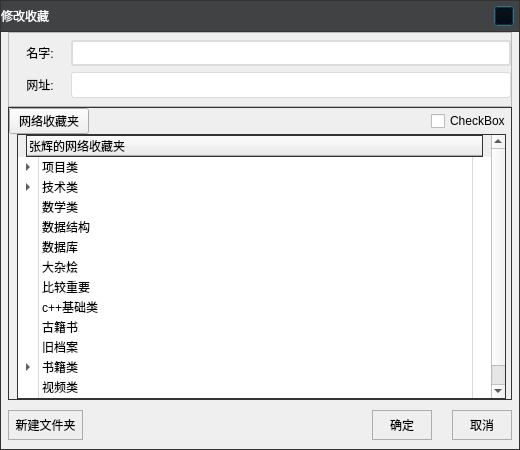
<?xml version="1.0" encoding="UTF-8"?>
<ui version="4.0">
 <class>WebMessageBox</class>
 <widget class="QDialog" name="WebMessageBox">
  <property name="geometry">
   <rect>
    <x>0</x>
    <y>0</y>
    <width>520</width>
    <height>450</height>
   </rect>
  </property>
  <property name="minimumSize">
   <size>
    <width>400</width>
    <height>450</height>
   </size>
  </property>
  <property name="windowTitle">
   <string>Dialog</string>
  </property>
  <property name="styleSheet">
   <string notr="true">QDialog
{
border:1px solid #333333;
}</string>
  </property>
  <layout class="QVBoxLayout" name="verticalLayout_7">
   <property name="spacing">
    <number>0</number>
   </property>
   <property name="leftMargin">
    <number>0</number>
   </property>
   <property name="topMargin">
    <number>0</number>
   </property>
   <property name="rightMargin">
    <number>0</number>
   </property>
   <property name="bottomMargin">
    <number>0</number>
   </property>
   <item>
    <layout class="QVBoxLayout" name="verticalLayout_6">
     <property name="spacing">
      <number>0</number>
     </property>
     <item>
      <widget class="QFrame" name="frame_title">
       <property name="minimumSize">
        <size>
         <width>0</width>
         <height>32</height>
        </size>
       </property>
       <property name="maximumSize">
        <size>
         <width>16777215</width>
         <height>32</height>
        </size>
       </property>
       <property name="styleSheet">
        <string notr="true">QFrame
{
background-color: #404244;
}</string>
       </property>
       <property name="frameShape">
        <enum>QFrame::StyledPanel</enum>
       </property>
       <property name="frameShadow">
        <enum>QFrame::Raised</enum>
       </property>
       <layout class="QVBoxLayout" name="verticalLayout">
        <property name="spacing">
         <number>0</number>
        </property>
        <property name="leftMargin">
         <number>0</number>
        </property>
        <property name="topMargin">
         <number>0</number>
        </property>
        <property name="rightMargin">
         <number>0</number>
        </property>
        <property name="bottomMargin">
         <number>0</number>
        </property>
        <item>
         <layout class="QHBoxLayout" name="horizontalLayout">
          <item>
           <widget class="QLabel" name="label_title">
            <property name="minimumSize">
             <size>
              <width>100</width>
              <height>30</height>
             </size>
            </property>
            <property name="maximumSize">
             <size>
              <width>100</width>
              <height>30</height>
             </size>
            </property>
            <property name="styleSheet">
             <string notr="true">QLabel
{
color:white;
}</string>
            </property>
            <property name="text">
             <string>修改收藏</string>
            </property>
            <property name="alignment">
             <set>Qt::AlignLeading|Qt::AlignLeft|Qt::AlignVCenter</set>
            </property>
           </widget>
          </item>
          <item>
           <spacer name="horizontalSpacer">
            <property name="orientation">
             <enum>Qt::Horizontal</enum>
            </property>
            <property name="sizeHint" stdset="0">
             <size>
              <width>40</width>
              <height>20</height>
             </size>
            </property>
           </spacer>
          </item>
          <item>
           <widget class="QPushButton" name="pushButton_close">
            <property name="minimumSize">
             <size>
              <width>30</width>
              <height>30</height>
             </size>
            </property>
            <property name="maximumSize">
             <size>
              <width>30</width>
              <height>30</height>
             </size>
            </property>
            <property name="styleSheet">
             <string notr="true">QPushButton
{
margin:5px;
background-color: transparent;
border-image: url(:/images/icon/close3.png);
}

QPushButton:hover{
/*background-color: qconicalgradient(cx:0.5, cy:0.522909, angle:179.9, 
	stop:0.494318 rgba(181, 225, 250, 255), stop:0.5 rgba(222, 242, 251, 255));*/
border-image: url(:/images/icon/closehover.png);
border: 1px solid #3C80B1;

}</string>
            </property>
            <property name="text">
             <string/>
            </property>
           </widget>
          </item>
         </layout>
        </item>
       </layout>
      </widget>
     </item>
     <item>
      <widget class="QFrame" name="frame_input">
       <property name="minimumSize">
        <size>
         <width>0</width>
         <height>75</height>
        </size>
       </property>
       <property name="maximumSize">
        <size>
         <width>16777215</width>
         <height>75</height>
        </size>
       </property>
       <property name="styleSheet">
        <string notr="true">QFrame
{
margin:0px 8px;
}</string>
       </property>
       <property name="frameShape">
        <enum>QFrame::StyledPanel</enum>
       </property>
       <property name="frameShadow">
        <enum>QFrame::Raised</enum>
       </property>
       <layout class="QVBoxLayout" name="verticalLayout_2">
        <property name="spacing">
         <number>0</number>
        </property>
        <property name="leftMargin">
         <number>0</number>
        </property>
        <property name="topMargin">
         <number>0</number>
        </property>
        <property name="rightMargin">
         <number>0</number>
        </property>
        <property name="bottomMargin">
         <number>0</number>
        </property>
        <item>
         <layout class="QGridLayout" name="gridLayout">
          <property name="verticalSpacing">
           <number>6</number>
          </property>
          <item row="0" column="0">
           <widget class="QLabel" name="label_nickname">
            <property name="minimumSize">
             <size>
              <width>50</width>
              <height>26</height>
             </size>
            </property>
            <property name="maximumSize">
             <size>
              <width>16777215</width>
              <height>26</height>
             </size>
            </property>
            <property name="styleSheet">
             <string notr="true">#label_nickname
{
border:none;
background-color: transparent;
}</string>
            </property>
            <property name="text">
             <string>名字:</string>
            </property>
            <property name="alignment">
             <set>Qt::AlignCenter</set>
            </property>
           </widget>
          </item>
          <item row="0" column="1">
           <widget class="QLineEdit" name="lineEdit_nickName">
            <property name="minimumSize">
             <size>
              <width>440</width>
              <height>26</height>
             </size>
            </property>
            <property name="maximumSize">
             <size>
              <width>440</width>
              <height>26</height>
             </size>
            </property>
            <property name="styleSheet">
             <string notr="true">#lineEdit_nickName
{
color:#cccccc;
font-family:&quot;微软雅黑&quot;;
font-size:15px;
background-color: white;
selection-background-color: #D1DBCB;
border-right-width:0px;
border:0px solid #bbbbbb;
border-top-left-radius:3;
border-top-right-radius:3;
border-bottom-right-radius:3;
border-bottom-left-radius:3;
padding-right:2px;
padding-left:2px;
border:2px solid #dadce0;
}

#lineEdit_nickName:hover
{
background-color:#f2f2f2;
border-right:-2px;
border:2px solid #59a8fa;
color:black;
}

#lineEdit_nickName:selected
{
background-color:#f2f2f2;
border-right:-2px;
border:1px solid #59a8fa;
color:black;
}

</string>
            </property>
           </widget>
          </item>
          <item row="1" column="0">
           <widget class="QLabel" name="label_address">
            <property name="minimumSize">
             <size>
              <width>50</width>
              <height>26</height>
             </size>
            </property>
            <property name="maximumSize">
             <size>
              <width>16777215</width>
              <height>26</height>
             </size>
            </property>
            <property name="styleSheet">
             <string notr="true">#label_address
{
border:none;
background-color: transparent;
}</string>
            </property>
            <property name="text">
             <string>网址:</string>
            </property>
            <property name="alignment">
             <set>Qt::AlignCenter</set>
            </property>
           </widget>
          </item>
          <item row="1" column="1">
           <widget class="QLineEdit" name="lineEdit_address">
            <property name="minimumSize">
             <size>
              <width>440</width>
              <height>26</height>
             </size>
            </property>
            <property name="maximumSize">
             <size>
              <width>440</width>
              <height>26</height>
             </size>
            </property>
            <property name="styleSheet">
             <string notr="true">#lineEdit_address
{
color:#cccccc;
font-family:&quot;微软雅黑&quot;;
font-size:15px;
background-color: white;
selection-background-color: #D1DBCB;
border-right-width:0px;
border:0px solid #bbbbbb;
border-top-left-radius:3;
border-top-right-radius:3;
border-bottom-right-radius:3;
border-bottom-left-radius:3;
padding-right:2px;
padding-left:2px;
border:1px solid #dadce0;
}

#lineEdit_address:hover
{
background-color:#f2f2f2;
border-right:-2px;
border:2px solid #59a8fa;
color:black;
}

#lineEdit_address:selected
{
background-color:#f2f2f2;
border-right:-2px;
border:2px solid #59a8fa;
color:black;
}

</string>
            </property>
           </widget>
          </item>
         </layout>
        </item>
       </layout>
      </widget>
     </item>
     <item>
      <widget class="QFrame" name="frame_collect">
       <property name="styleSheet">
        <string notr="true">QFrame
{
border:1px solid #333333;
margin:0px 8px;
}</string>
       </property>
       <property name="frameShape">
        <enum>QFrame::StyledPanel</enum>
       </property>
       <property name="frameShadow">
        <enum>QFrame::Raised</enum>
       </property>
       <layout class="QVBoxLayout" name="verticalLayout_5">
        <property name="spacing">
         <number>0</number>
        </property>
        <property name="leftMargin">
         <number>0</number>
        </property>
        <property name="topMargin">
         <number>0</number>
        </property>
        <property name="rightMargin">
         <number>0</number>
        </property>
        <property name="bottomMargin">
         <number>0</number>
        </property>
        <item>
         <layout class="QVBoxLayout" name="verticalLayout_4">
          <property name="spacing">
           <number>0</number>
          </property>
          <item>
           <layout class="QHBoxLayout" name="horizontalLayout_3">
            <item>
             <widget class="QPushButton" name="pushButton_oneBook">
              <property name="minimumSize">
               <size>
                <width>0</width>
                <height>26</height>
               </size>
              </property>
              <property name="maximumSize">
               <size>
                <width>16777215</width>
                <height>26</height>
               </size>
              </property>
              <property name="text">
               <string>网络收藏夹</string>
              </property>
             </widget>
            </item>
            <item>
             <spacer name="horizontalSpacer_7">
              <property name="orientation">
               <enum>Qt::Horizontal</enum>
              </property>
              <property name="sizeHint" stdset="0">
               <size>
                <width>40</width>
                <height>20</height>
               </size>
              </property>
             </spacer>
            </item>
            <item>
             <widget class="QCheckBox" name="checkBox_addCollect">
              <property name="text">
               <string>CheckBox</string>
              </property>
             </widget>
            </item>
           </layout>
          </item>
          <item>
           <widget class="QTreeWidget" name="treeWidget_marks">
            <property name="minimumSize">
             <size>
              <width>505</width>
              <height>0</height>
             </size>
            </property>
            <property name="styleSheet">
             <string notr="true">QTreeWidget
{
/*show-decoration-selected: 1;*/
}

QTreeWidget::item 
{
border: 1px solid #d9d9d9;
border-top-color: transparent;
border-bottom-color: transparent;
}

QTreeWidget::item:hover 
{
background: qlineargradient(x1: 0, y1: 0, x2: 0, y2: 1, stop: 0 #e7effd, stop: 1 #cbdaf1);
border: 1px solid #bfcde4;
}

QTreeWidget::item:selected 
{
border: 1px solid #567dbc;
}

QTreeWidget::item:selected:active
{
background: qlineargradient(x1: 0, y1: 0, x2: 0, y2: 1, stop: 0 #6ea1f1, stop: 1 #567dbc);
}

QTreeWidget::item:selected:!active 
{
background: qlineargradient(x1: 0, y1: 0, x2: 0, y2: 1, stop: 0 #6b9be8, stop: 1 #577fbf);
}

QTreeView::branch:has-siblings:!adjoins-item 
{
border-image: url(:/images/fileitem/file-vline.png) 0;
}

QTreeView::branch:has-siblings:adjoins-item 
{
border-image: url(:/images/fileitem/file-branch-more.png) 0;
}

QTreeView::branch:!has-children:!has-siblings:adjoins-item 
{
border-image: url(:/images/fileitem/file-branch-end.png) 0;
}

QTreeView::branch:has-children:!has-siblings:closed,
QTreeView::branch:closed:has-children:has-siblings 
{
border-image: none;
image: url(:/images/fileitem/file-branch-closed.png);
}

QTreeView::branch:open:has-children:!has-siblings,
QTreeView::branch:open:has-children:has-siblings  
{
border-image: none;
image: url(:/images/fileitem/file-branch-open.png);
}</string>
            </property>
            <column>
             <property name="text">
              <string notr="true">张辉的网络收藏夹</string>
             </property>
            </column>
            <item>
             <property name="text">
              <string>项目类</string>
             </property>
             <item>
              <property name="text">
               <string>Qt项目实战001</string>
              </property>
             </item>
             <item>
              <property name="text">
               <string>Qt项目实战002</string>
              </property>
             </item>
             <item>
              <property name="text">
               <string>Qt项目实战003</string>
              </property>
             </item>
            </item>
            <item>
             <property name="text">
              <string>技术类</string>
             </property>
             <item>
              <property name="text">
               <string>Qt项目实战001</string>
              </property>
             </item>
             <item>
              <property name="text">
               <string>Qt项目实战001</string>
              </property>
             </item>
             <item>
              <property name="text">
               <string>Qt项目实战001</string>
              </property>
             </item>
             <item>
              <property name="text">
               <string>Qt项目实战001</string>
              </property>
             </item>
             <item>
              <property name="text">
               <string>Qt项目实战001</string>
              </property>
             </item>
             <item>
              <property name="text">
               <string>Qt项目实战001</string>
              </property>
             </item>
             <item>
              <property name="text">
               <string>Qt项目实战001</string>
              </property>
             </item>
             <item>
              <property name="text">
               <string>Qt项目实战001</string>
              </property>
             </item>
             <item>
              <property name="text">
               <string>Qt项目实战001</string>
              </property>
             </item>
             <item>
              <property name="text">
               <string>Qt项目实战001</string>
              </property>
             </item>
             <item>
              <property name="text">
               <string>Qt项目实战001</string>
              </property>
             </item>
             <item>
              <property name="text">
               <string>Qt项目实战001</string>
              </property>
             </item>
            </item>
            <item>
             <property name="text">
              <string>数学类</string>
             </property>
            </item>
            <item>
             <property name="text">
              <string>数据结构</string>
             </property>
            </item>
            <item>
             <property name="text">
              <string>数据库</string>
             </property>
            </item>
            <item>
             <property name="text">
              <string>大杂烩</string>
             </property>
            </item>
            <item>
             <property name="text">
              <string>比较重要</string>
             </property>
            </item>
            <item>
             <property name="text">
              <string>c++基础类</string>
             </property>
            </item>
            <item>
             <property name="text">
              <string>古籍书</string>
             </property>
            </item>
            <item>
             <property name="text">
              <string>旧档案</string>
             </property>
            </item>
            <item>
             <property name="text">
              <string>书籍类</string>
             </property>
             <item>
              <property name="text">
               <string>Qt项目实战001</string>
              </property>
             </item>
             <item>
              <property name="text">
               <string>Qt项目实战003</string>
              </property>
             </item>
            </item>
            <item>
             <property name="text">
              <string>视频类</string>
             </property>
            </item>
            <item>
             <property name="text">
              <string>音乐类</string>
             </property>
             <item>
              <property name="text">
               <string>Qt项目实战001</string>
              </property>
              <item>
               <property name="text">
                <string>Qt项目实战001</string>
               </property>
              </item>
             </item>
            </item>
           </widget>
          </item>
         </layout>
        </item>
       </layout>
      </widget>
     </item>
     <item>
      <widget class="QFrame" name="frame_control">
       <property name="minimumSize">
        <size>
         <width>0</width>
         <height>50</height>
        </size>
       </property>
       <property name="maximumSize">
        <size>
         <width>16777215</width>
         <height>50</height>
        </size>
       </property>
       <property name="styleSheet">
        <string notr="true">QFrame
{
border:0px solid #333333;
margin:0px 8px;
}</string>
       </property>
       <property name="frameShape">
        <enum>QFrame::StyledPanel</enum>
       </property>
       <property name="frameShadow">
        <enum>QFrame::Raised</enum>
       </property>
       <layout class="QVBoxLayout" name="verticalLayout_3">
        <property name="spacing">
         <number>0</number>
        </property>
        <property name="leftMargin">
         <number>0</number>
        </property>
        <property name="topMargin">
         <number>0</number>
        </property>
        <property name="rightMargin">
         <number>0</number>
        </property>
        <property name="bottomMargin">
         <number>0</number>
        </property>
        <item>
         <layout class="QHBoxLayout" name="horizontalLayout_2">
          <item>
           <widget class="QPushButton" name="pushButton_newFolder">
            <property name="minimumSize">
             <size>
              <width>75</width>
              <height>30</height>
             </size>
            </property>
            <property name="maximumSize">
             <size>
              <width>16777215</width>
              <height>30</height>
             </size>
            </property>
            <property name="styleSheet">
             <string notr="true">QPushButton
{
border:1px solid #adadad;
background-color: transparent;
}

QPushButton:hover
{
background-color:#cccccc;
}</string>
            </property>
            <property name="text">
             <string>新建文件夹</string>
            </property>
           </widget>
          </item>
          <item>
           <spacer name="horizontalSpacer_2">
            <property name="orientation">
             <enum>Qt::Horizontal</enum>
            </property>
            <property name="sizeHint" stdset="0">
             <size>
              <width>40</width>
              <height>20</height>
             </size>
            </property>
           </spacer>
          </item>
          <item>
           <widget class="QPushButton" name="pushButton_sure">
            <property name="minimumSize">
             <size>
              <width>60</width>
              <height>30</height>
             </size>
            </property>
            <property name="maximumSize">
             <size>
              <width>16777215</width>
              <height>30</height>
             </size>
            </property>
            <property name="styleSheet">
             <string notr="true">QPushButton
{
border:1px solid #adadad;
background-color: transparent;
}

QPushButton:hover
{
background-color:#cccccc;
}</string>
            </property>
            <property name="text">
             <string>确定</string>
            </property>
           </widget>
          </item>
          <item>
           <spacer name="horizontalSpacer_4">
            <property name="orientation">
             <enum>Qt::Horizontal</enum>
            </property>
            <property name="sizeType">
             <enum>QSizePolicy::Fixed</enum>
            </property>
            <property name="sizeHint" stdset="0">
             <size>
              <width>20</width>
              <height>20</height>
             </size>
            </property>
           </spacer>
          </item>
          <item>
           <widget class="QPushButton" name="pushButton_cancel">
            <property name="minimumSize">
             <size>
              <width>60</width>
              <height>30</height>
             </size>
            </property>
            <property name="maximumSize">
             <size>
              <width>16777215</width>
              <height>30</height>
             </size>
            </property>
            <property name="styleSheet">
             <string notr="true">QPushButton
{
border:1px solid #adadad;
background-color: transparent;
}

QPushButton:hover
{
background-color:#cccccc;
}</string>
            </property>
            <property name="text">
             <string>取消</string>
            </property>
           </widget>
          </item>
         </layout>
        </item>
       </layout>
      </widget>
     </item>
    </layout>
   </item>
  </layout>
 </widget>
 <resources/>
 <connections/>
</ui>
